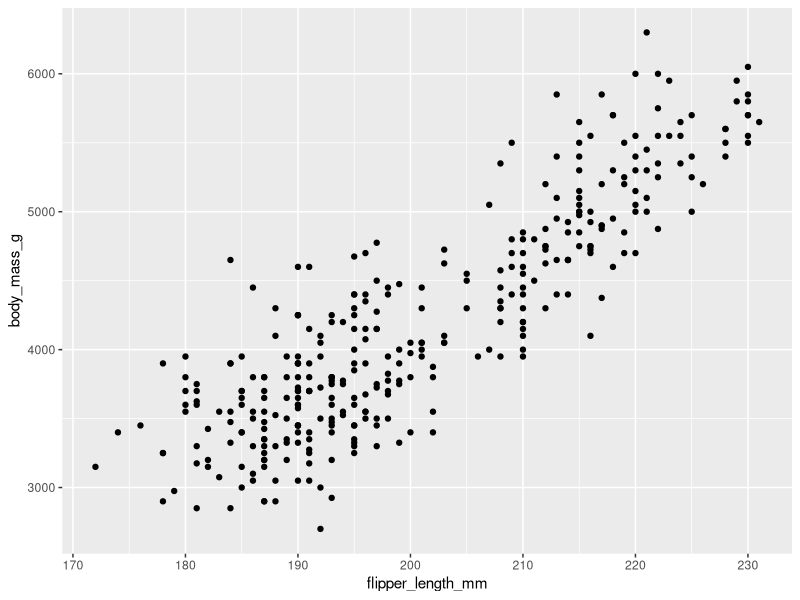
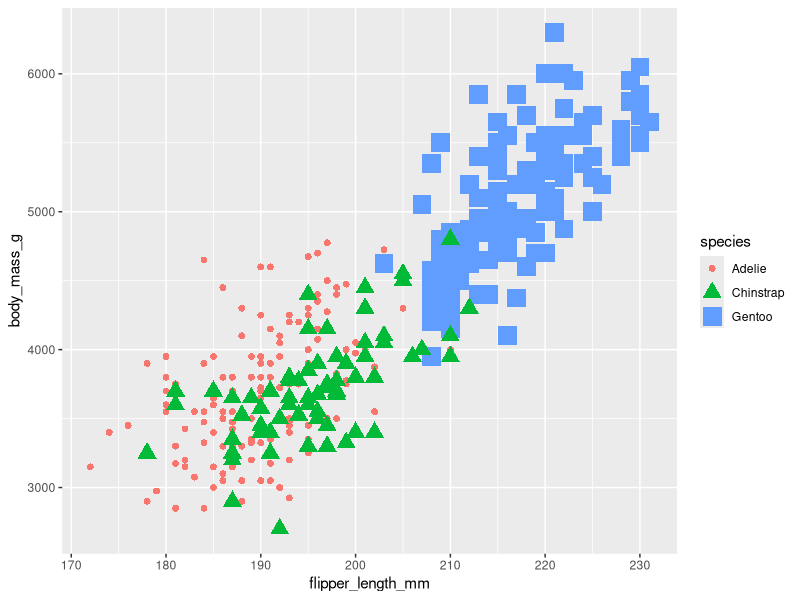
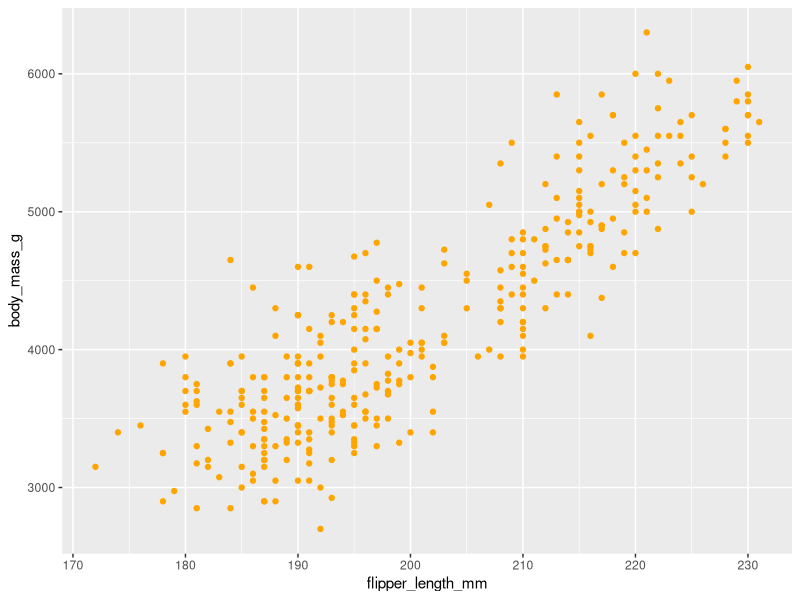
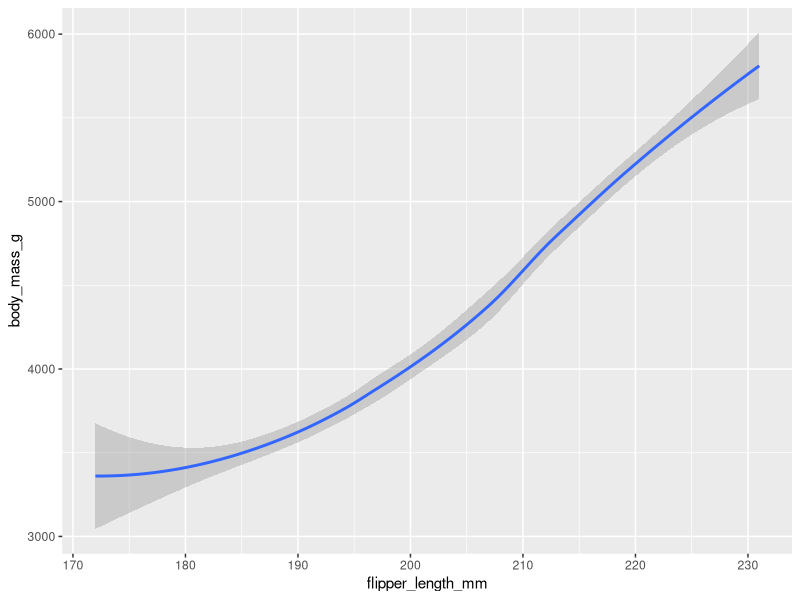
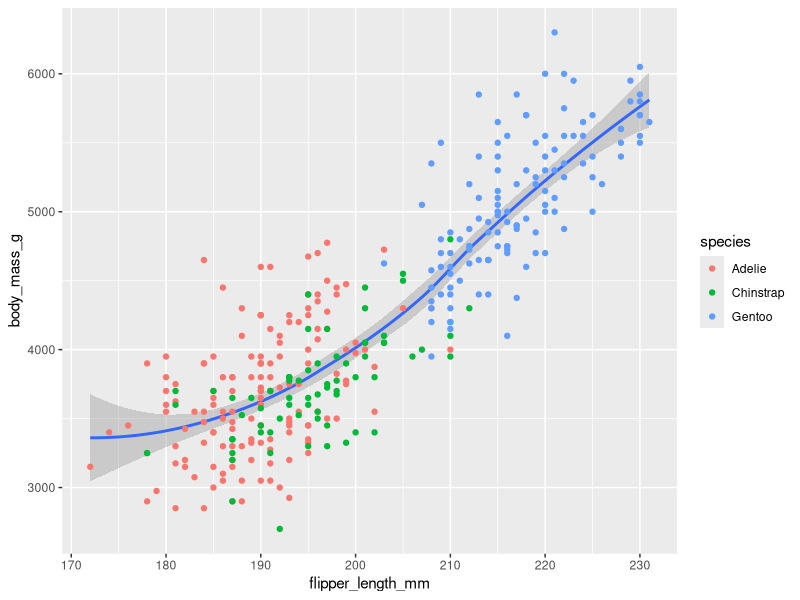
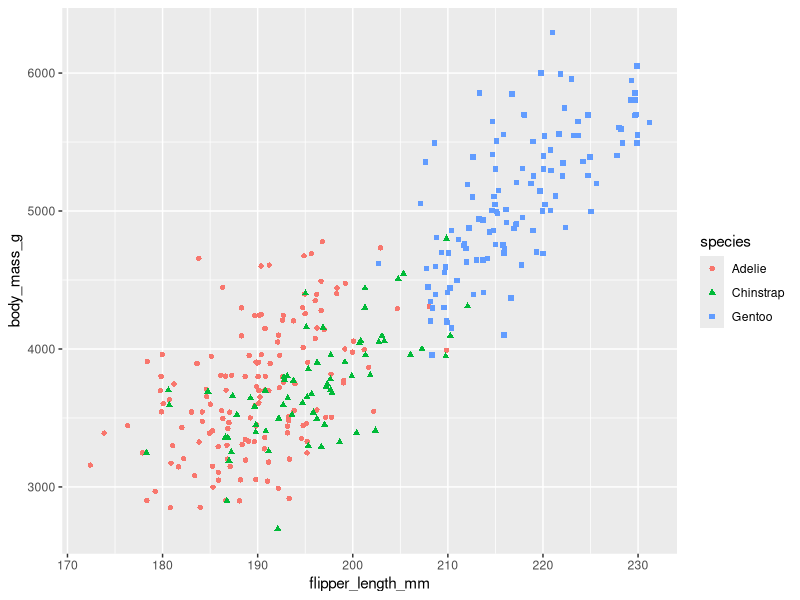
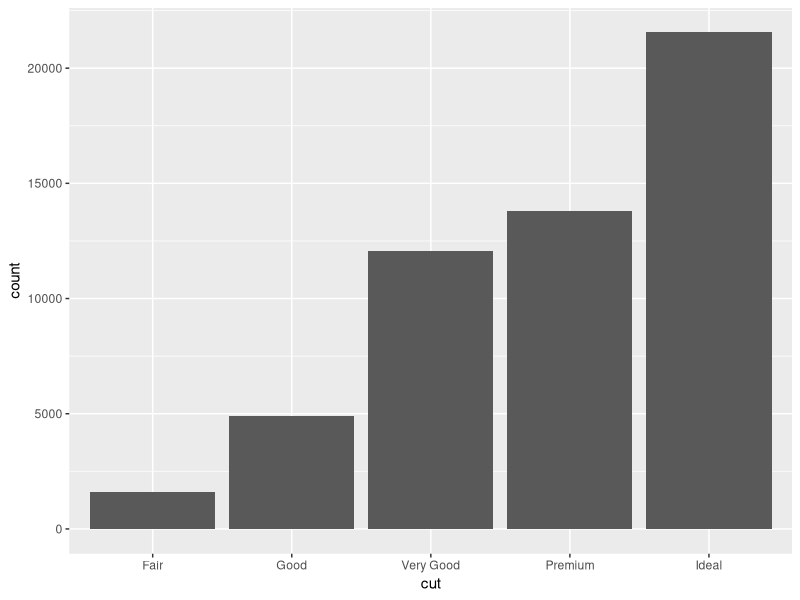
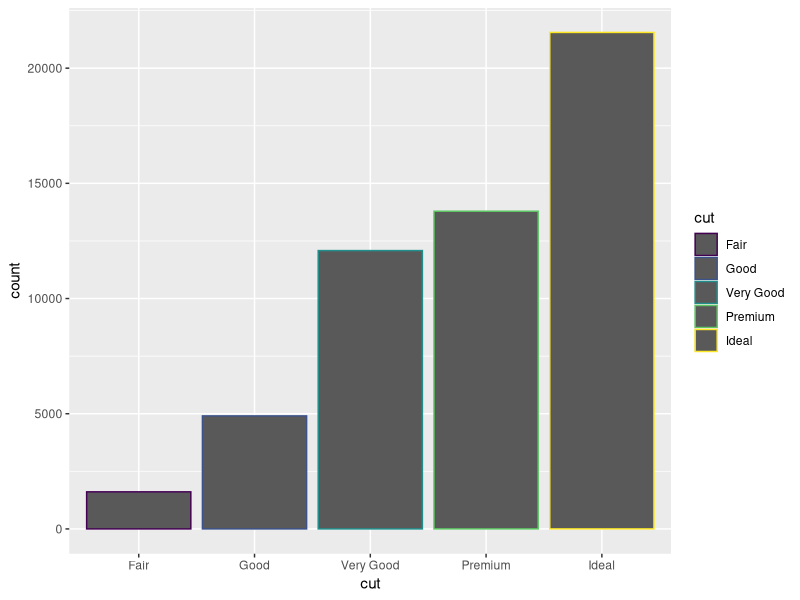

Here is the R script that generated these plots, in order:
#ggplot functions
#1.Aestheics - A visual property of an object in your plot.
#2.Geoms - The geometric object used to represent your data.
#3.Facets - Let you display smaller groups, or subsets, of your data.
#4.Labels and annotations - Let you customize your plot
#tidyverse package is a system of packages in R commonly used for data manipulation, exploration and visualization
#Note : Run step by step 
install.packages(tidyverse)

#after installing call out tidyverse package
library(tidyverse)

#Let's call out ggplot2 which is the most common data visualization package used in R
library(ggplot2)

##Let's call out our default data set Palmerpenguins, 
#In this data set there are 3 common types of penguin species 
#(Adeline,Gentoo,Chinstrap), it's based on the suryvey that body mass increases when flipper length increases
library(palmerpenguins)

#There are 3 steps to create data visualization using ggplot
#1. Start with the ggplot function and choose a dataset to work with.
#2. Add a geom_function to display your data
#3. Map the variable you want to plot in the arguments of the aes() function
ggplot(data=penguins) + geom_point(mapping=aes(x=flipper_length_mm,y=body_mass_g))

#We can also add color, shape and size to the plot by adding them in our existing code
#In this code we are adding color, shape and size to the penguin species, so we have to mention this in our code
ggplot(data=penguins) + 
  geom_point(mapping=aes(x=flipper_length_mm,y=body_mass_g,color=species, shape=species, size=species))

#If we need specific color to our data set instead of default we can add them using color code outsid ethe aes function
ggplot(data=penguins) + 
  geom_point(mapping=aes(x=flipper_length_mm,y=body_mass_g),color="orange")

#In the above plot, the points we messy, so we can create a line instead of points by using smooth function
ggplot(data=penguins) + 
  geom_smooth(mapping=aes(x=flipper_length_mm,y=body_mass_g))

#we can also add points to the plot for more details
ggplot(data=penguins) + 
  geom_smooth(mapping=aes(x=flipper_length_mm,y=body_mass_g))+
  geom_point(mapping=aes(x=flipper_length_mm,y=body_mass_g,color=species))

#In the above plot, points overlap on each other, we can avoid this by sing jitter function
#Jitter function creates a scatter plot and adds a small amount of random noise to wach point in the plot
ggplot(data=penguins) + 
  geom_jitter(mapping=aes(x=flipper_length_mm,y=body_mass_g,color=species,shape=species))

#In ggplot package we can use different kind of visualization charts for each data
#Now we are going to use bar chart for Diamond data set, which gives the details about the cutting types of diamond
#It has five set of cutting types include: fair,good,very good,premium and ideal
#Let's plot a bar chart using geom_bar function
#Remember that we can use bar graph for single variable, in default it counts the values of x axis repeating and add it to the y-axis
ggplot(data=diamonds) +
  geom_bar(mapping=aes(x=cut))

#Likewise we can add color to our bars
ggplot(data=diamonds) +
  geom_bar(mapping=aes(x=cut,color=cut))
#we can add different colors to our bars
ggplot(data=diamonds) +
  geom_bar(mapping=aes(x=cut,fill=cut))
#Instead of cut, we can use clarity to get more details
ggplot(data=diamonds) +
  geom_bar(mapping=aes(x=cut,fill=clarity))

#Now we are going to run a code of facets
#Facets, let you display smaller groups, or subsets, of your data
#There are two types of functions used in facets: i.facet_wrap, ii.facet_grid
#i.facet_wrap can be use for single variable
ggplot(data=penguins) + 
  geom_point(mapping=aes(x=flipper_length_mm,y=body_mass_g,color=species))+
  facet_wrap(~species)

#Facts of ~tidle: used to define the relationship between dependent variable and independent variable
#variables on the left-hand side of ~ are dependent variables
#variables on the right-hand side of ~ are independent variables

#ii.facet_grid is used for two variables
ggplot(data=penguins) + 
  geom_point(mapping=aes(x=flipper_length_mm,y=body_mass_g,color=species))+
  facet_grid(sex~species)

#Tip: If the text in x axis is overlapped we can rearrange the angle for more clarity
ggplot(data=diamonds) +
  geom_bar(mapping=aes(x=cut,fill=cut))+
  facet_wrap(~cut)+ theme(axis.text.x = element_text(angle=45))

#Finally adding label and annotation to our plot
#Annotate- add notes to a document or diagram to explain or comment upon it
#Adding label to our plot starts with labs() function
ggplot(data=penguins) + 
  geom_point(mapping=aes(x=flipper_length_mm,y=body_mass_g,color=species))+
  labs(title = "Palmer Penguins : Body Mass Vs Flipper Length",subtitle="Sample of three penguin species",caption = "Data Collected by Dr.Kristen Gorman")

#Let add commands using annotate() function
ggplot(data=penguins) + 
  geom_point(mapping=aes(x=flipper_length_mm,y=body_mass_g,color=species))+
  labs(title = "Palmer Penguins : Body Mass Vs Flipper Length",subtitle="Sample of three penguin species",caption = "Data Collected by Dr.Kristen Gorman")+
  annotate("text",x=220,y=3500,label="The Gentoos are the largest",color="purple",fontface="bold",size=4.5,angle=25)



#Credits to Google Data Analysis course on coursera - Course7-Module4 for more reference